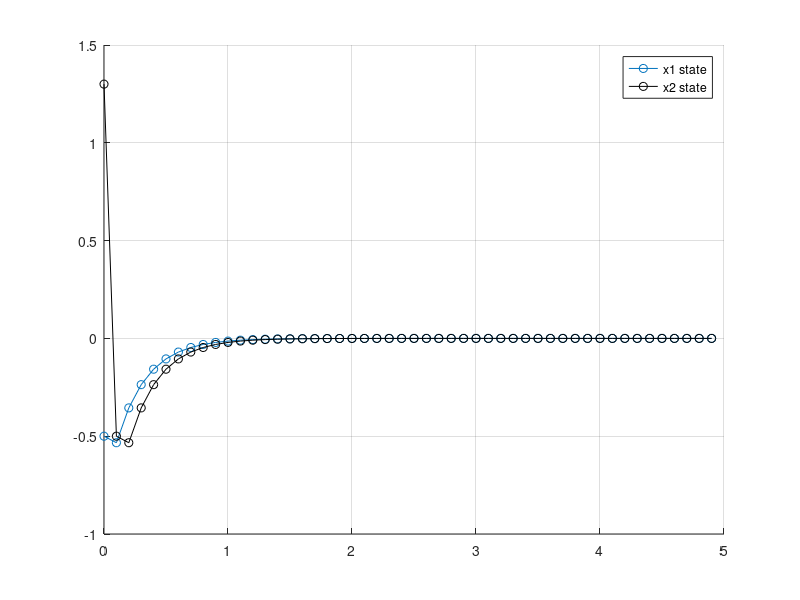

The MATLAB script that drew this image:
clc
close all
clear


%Matrices A,B,Q
Ts=0.1
Ad=[4/3 -2/3; 1 0];
Bd=[1 0]';
Q=[4/9+0.001 -2/3; -2/3 1.001];
%Q=[1 0; 0 1];
C=[-2/3 1];
R=0.001;
x0=[-0.5 1.3]'; %Condiciones inicales
ubounds=1; % Valores absolutos de las restricciones de u
xbounds=2;


% Ts=0.1; %sampling time
% Ad=[1.7 -0.4;0.4 0.8]; % discrete time system xk+1=Axk+Buk
% Bd=[0.2;0.05];          %                      yk=Cxk+Duk
% Cd=eye(2);
% Dd=0;
% Q=diag([1;1]); % Q and R matrices of sum x'Qx+u'Ru
% R=1; 
% x0=[0.75;-0.33]


% initial condition
% x0=[0.65;-0.33];%[-1,-1];%[0.07501;-0.3327];%[0.3;0.1];

%simulation length
simul_length=50;

% steady inputs
%%Us=[-0.8 -0.75 -0.65 -0.55 -0.45 -0.35];
%Us=[0 0 0 0 0 0];
% associated steady states
%%Xs=inv(eye(2)-Ad)*Bd*Us;
%Xs=inv(eye(2)-Ad)*Bd*Us;

% constraints
ubounds=1; % bound on the absolute value of u
xbounds=2;

% MPC parameters
horizon=15;
flag_with_preview=1;
% Q=diag([1;1]); % Q and R matrices of sum x'Qx+u'Ru
% R=1; % please change here to see the effect of different values of Q and R

% LQR solution used for the terminal penalty and terminal constraint
[K,P]=dlqr(Ad,Bd,Q,R); % terminal penalty for stability

% vectorial formulation
Qbig=kron(eye(horizon),Q);
Rbig=kron(eye(horizon),R);
%Qbig=blkdiag(Q,R);
Qbig=blkdiag(Qbig,Rbig);
% Rbig=kron(eye(horizon),R);
Abig=[];
Abig=kron(eye(horizon-1),Ad);
[m n]=size(Ad);
% Abig=[zeros(2,n+2); Abig];
A=zeros(horizon*m,horizon*m); 
A(m+1:end,1:end-n)=Abig;
Abig=A;

Bbig=[];
Bbig=kron(eye(horizon-1),Bd);
[m n]=size(Bd);
% Abig=[zeros(2,n+2); Abig];
B=zeros(horizon*m,horizon*n); 
B(m+1:end,1:end-n)=Bbig;
Bbig=B;

Hbig=[];
Hbig=eye(m);
H=zeros(horizon*m,m);
H(1:m,1:m)=Hbig;
Hbig=[H ]; %zeros(size(Bbig,2),size(Ad,2))];

% Bbig=0*kron(zeros(horizon+1,horizon+1),Bd);
% for i=0:horizon
%     Abig=[Abig;Ad^i];
% end
% for i=1:horizon+1
%     Bbig=Bbig+kron(diag(ones(horizon-i+1,1),-i),Ad^(i-1)*Bd);
% end
% Bbig=Bbig(:,1:end-size(Bd,2));

%cost function - we assume the presence of the quadratic term only
% H=Bbig'*Qbig*Bbig+Rbig;
H=Qbig;

%%Restricciones desigualdad
%ExB=[Bbig;-Bbig];
A=kron(eye(horizon),[1;-1]);
Eu=A;

%% Faltaba algo aqui
Ex=kron(eye(horizon),[1 0;-1 0;0 1;0 -1]);
% Ex=[Ex;Ex];
Ez=blkdiag(Ex,Eu);  %A para quadprog
%% error de dimension
bu=ubounds*ones(horizon*2,1);
xu=xbounds*ones(horizon*4,1);
%% no es un blockdiag aqui!
Fz=[xu;bu]; % b para quadprog

%Restriccions de igualdad
[m n]=size(Abig);
I=eye(size(Abig,2));
Aeq=[I-Abig -Bbig];
beq=Hbig;



x1=[x0(1,1)];
x2=[x0(2,1)];
xx(1,:)=x0';
uu=[];
Tf=simul_length;
f=zeros(size(Ad,2)*horizon+size(Bd,2)*horizon,1);
f=f';
%f=zeros(3,horizon);
for ii=1:simul_length-1
    
   
    [U,FVAL,EXITFLAG]=quadprog(2*H,f,Ez,Fz,Aeq,beq*x0);
    if EXITFLAG==-2||isempty(U)
        flagtot=0;
    else
        x_t1=Ad*x0+Bd*U(horizon*size(Ad,2)+1); %Midiendo el nuevo estado a partir de la accion de control proveniente del problema de opt.
        x1=[x1 x_t1(1,1)];
        x2=[x2 x_t1(2,1)];
        x0=x_t1;
    end
end


% plotting

figure
t=0:Ts:Tf*Ts-Ts;
hold on
plot(t,x1,'-o')
plot(t,x2,'-ko')  
grid on
legend('x1 state','x2 state')




